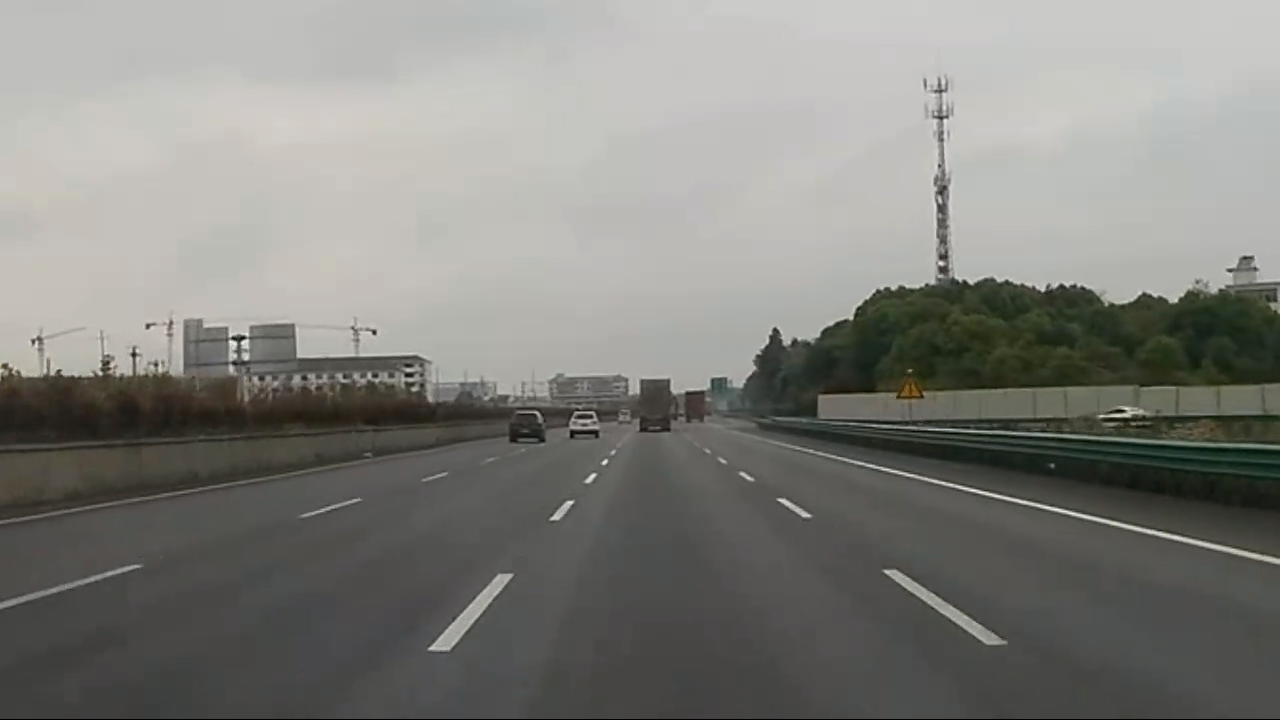
#> input picture 车道检测/img/img/up01.png, 1280 x 720 px
$ python '1车道提取优化.py'
#> lines starting #> are read from the running program, lines starting #| are printed output that depends on the picture; after the words box and inside, x2 and y2 are one past the last pixel; in counts of white or black regions, pixels touching at a corner belong together
import cv2  # 导入opencv
import numpy as np  # numpy 作为  np

# ./img/img/up01.png  不符合python的数据类型
img = cv2.imread("./img/img/up01.png")  # 写入要图片的路径以及文件名
#> img is the input picture: shape (720, 1280, 3); mean B, G, R 125, 129.1, 129.5
hls = cv2.cvtColor(img, cv2.COLOR_BGR2HLS)
#> hls: shape (720, 1280, 3); mean of channels 0, 1, 2 29.5, 127.9, 12.6
channels_h = hls[:, :, 0]
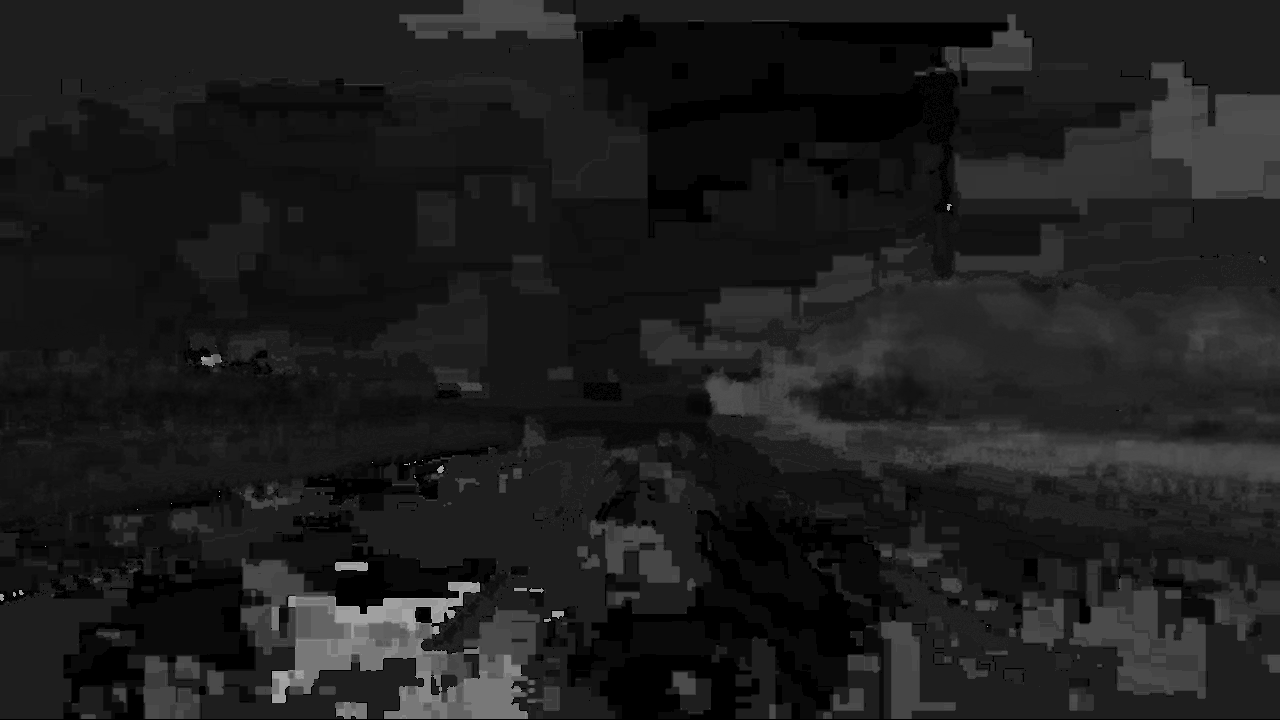
#> channels_h: shape (720, 1280); min 0, max 174, mean 29.5
channels_l = hls[:, :, 1]
channels_s = hls[:, :, 2]
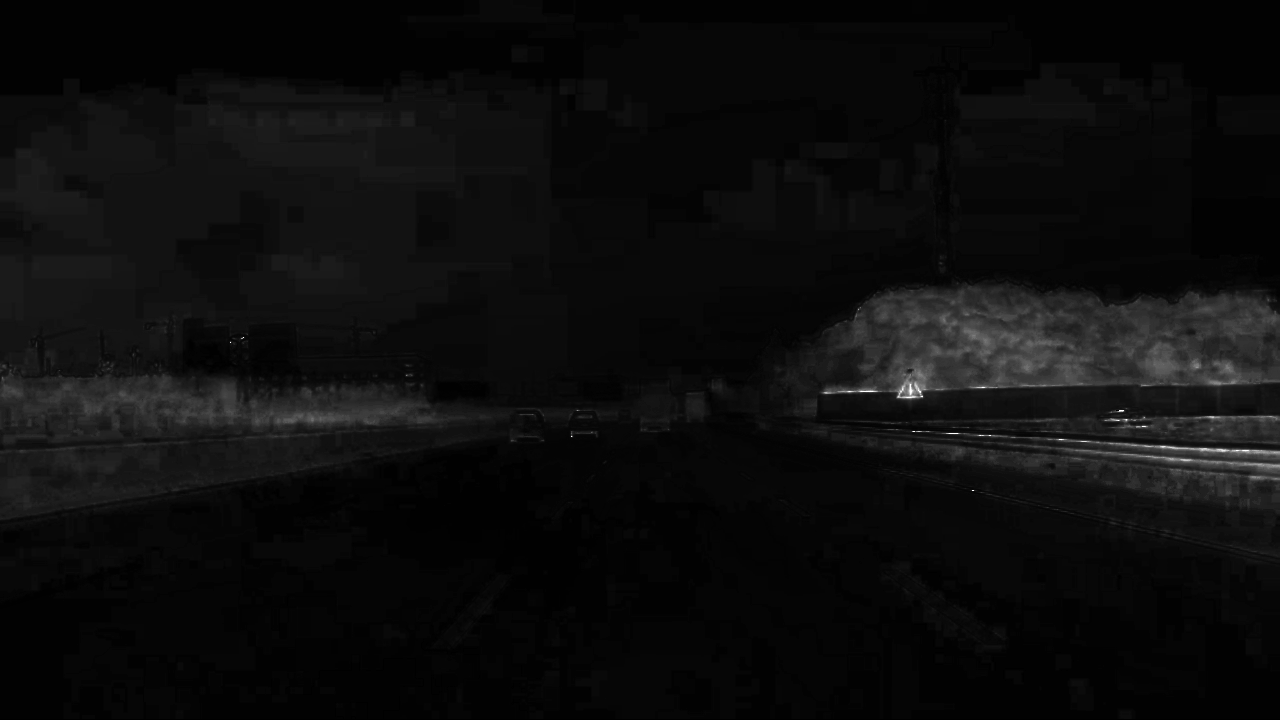
#> channels_s: shape (720, 1280); min 0, max 255, mean 12.6
# sobel算子提取边缘
sobel_x = cv2.Sobel(channels_l, -1, 1, 0)
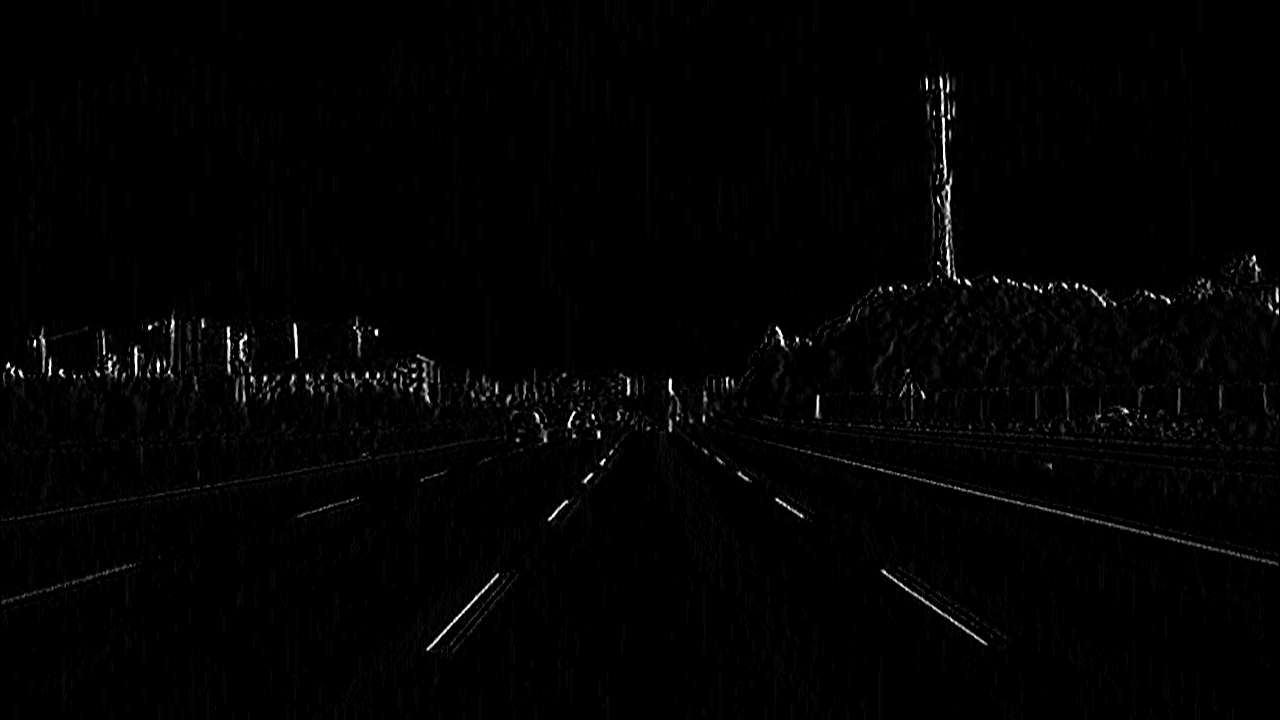
#> sobel_x: shape (720, 1280); min 0, max 255, mean 2.6
sobel_x_2 = cv2.Sobel(channels_l, -1, 1, 0, borderType=cv2.BORDER_REPLICATE)  # sobel_x 变量将存储所有检测的边缘信息,
abs_sobel_x = np.absolute(sobel_x)
abs_sobel_x_2 = np.absolute(sobel_x_2)
# 归一化sobel结果
scaled_sobel = np.uint8(abs_sobel_x / np.max(abs_sobel_x) * 255)

"""
# 使用比较高效的布尔索引进行二值化
# 将170作为下限阈值,255为上限阈值,基于车道线在图像中的亮度特征的分析以及多次实验
# 同时满足"<170"和">255"条件的为True
"""
# 归一化结果进一步二值化
sx_binary = np.zeros_like(scaled_sobel)
sx_binary[(170 <= scaled_sobel) & (scaled_sobel <= 255)] = 255

s_binary = np.zeros_like(channels_s)
s_binary[(100 <= channels_s) & (channels_s <= 255)] = 255
# 饱和度二值化
color_binary = (sx_binary | s_binary)
cv2.imshow("color", color_binary)
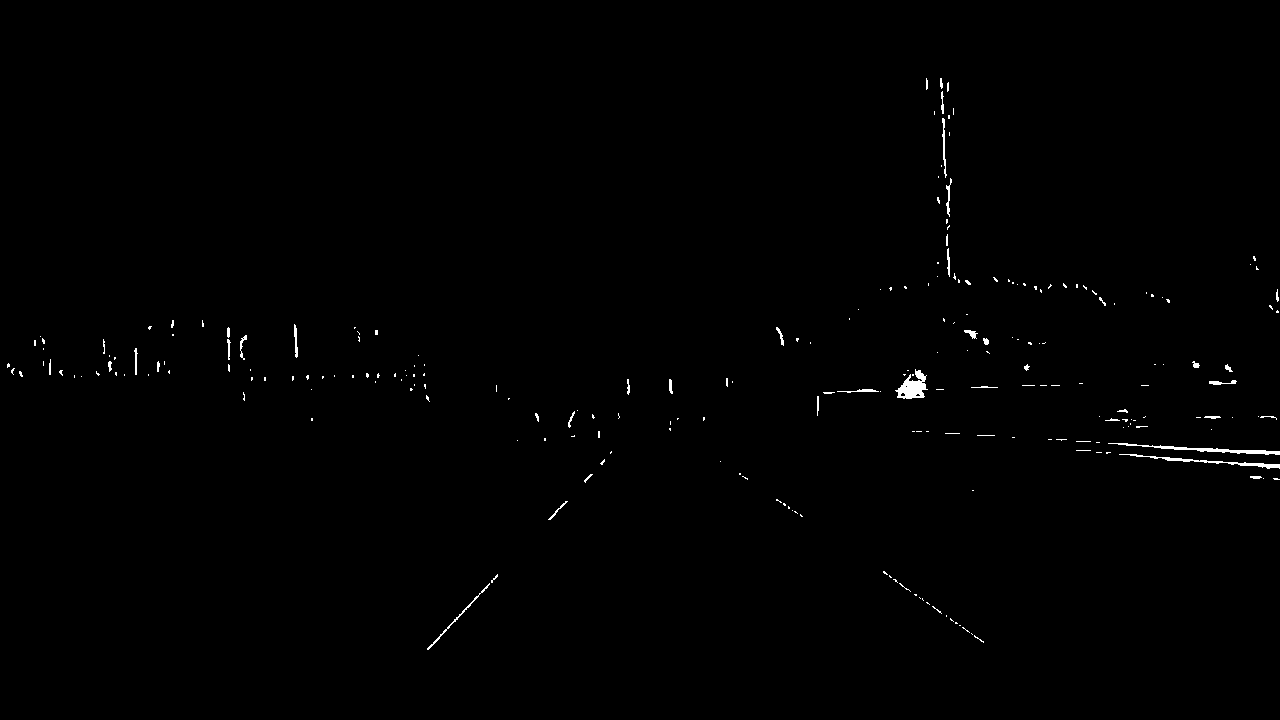
#> window 'color': shape (720, 1280); 0.48% white; 239 white regions (195 under 20 px), largest, box (x1, y1, x2, y2) and area: (895, 369, 928, 399) 519, (1108, 443, 1280, 455) 483, (1119, 454, 1280, 469) 398
cv2.waitKey(0)

cv2.imwrite("panel11.png", color_binary)

$ run again, with 车道检测/img/img/test.png copied over 车道检测/img/img/up01.png
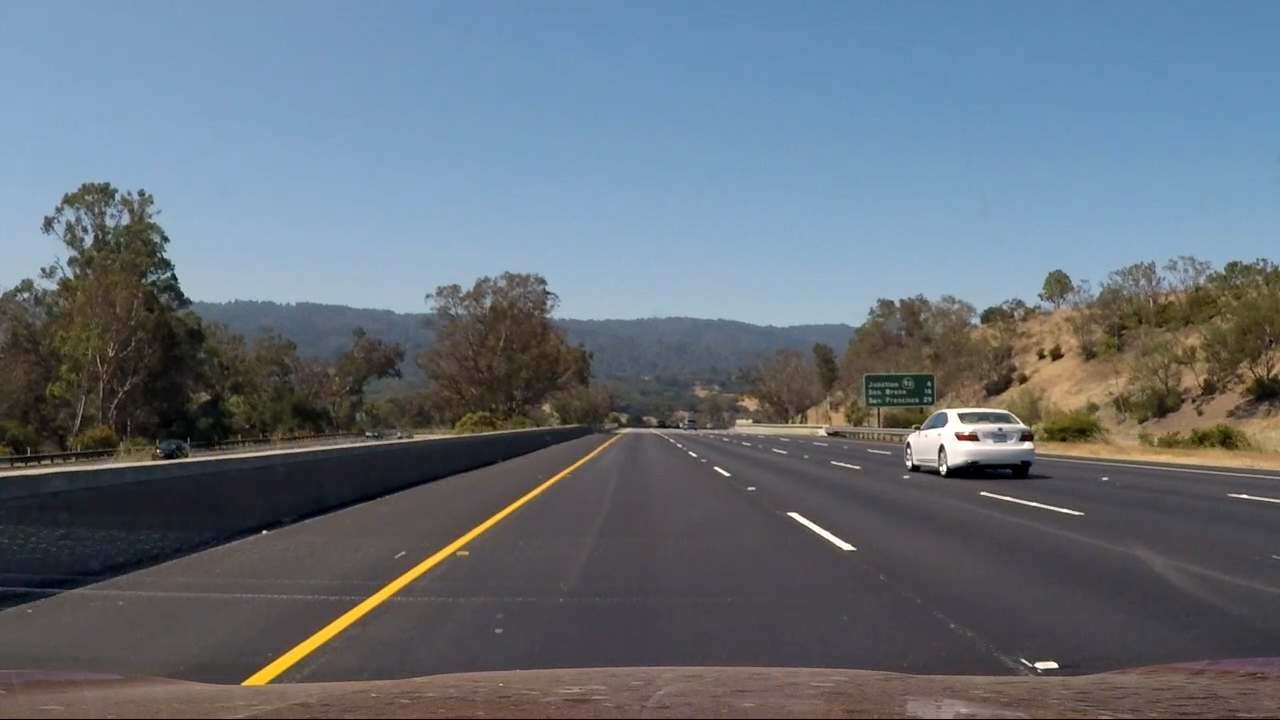
#> input picture 车道检测/img/img/test.png, 1280 x 720 px
#> img is the input picture: shape (720, 1280, 3); mean B, G, R 121.4, 111.1, 101.2
#> hls: shape (720, 1280, 3); mean of channels 0, 1, 2 86.1, 111.2, 57.5
#> `channels_s = hls[:, :, 2]`:
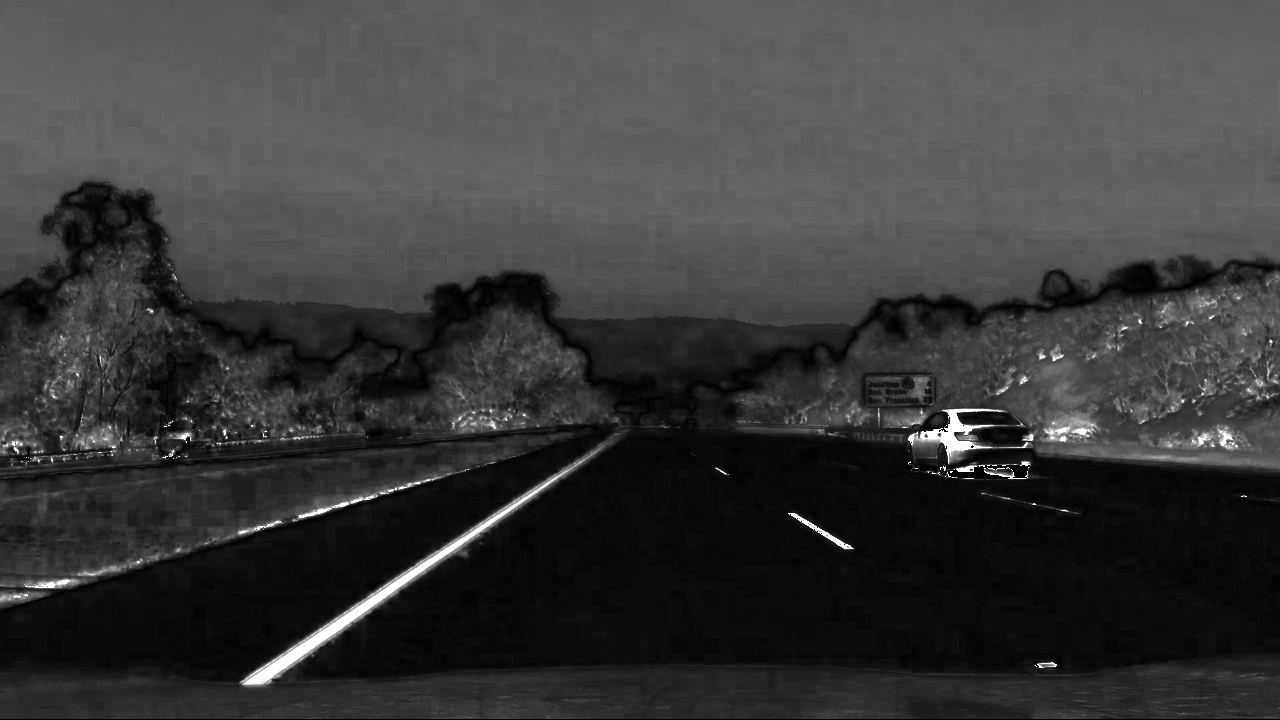
#> channels_s: shape (720, 1280); min 0, max 255, mean 57.5
#> `cv2.imshow("color", color_binary)`:
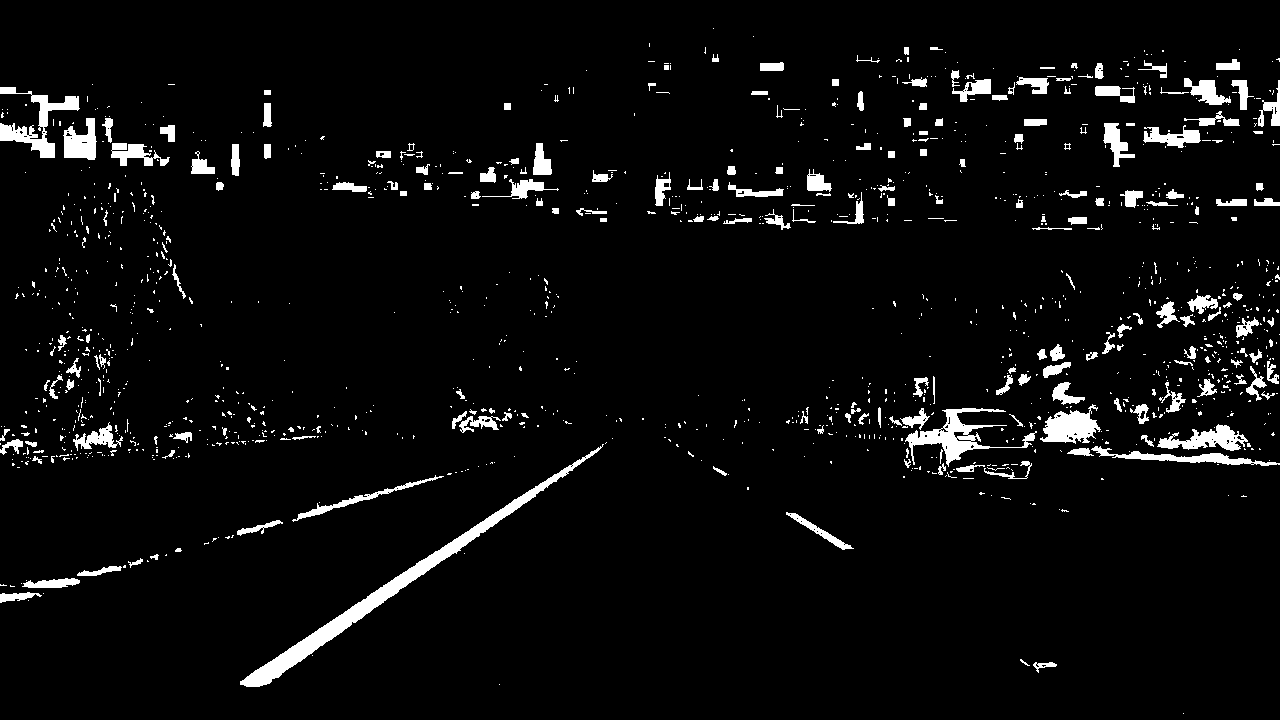
#> window 'color': shape (720, 1280); 4.5% white; 1340 white regions (1117 under 20 px), largest, box (x1, y1, x2, y2) and area: (240, 444, 604, 687) 5000, (905, 408, 1037, 467) 1987, (0, 87, 80, 158) 1686
